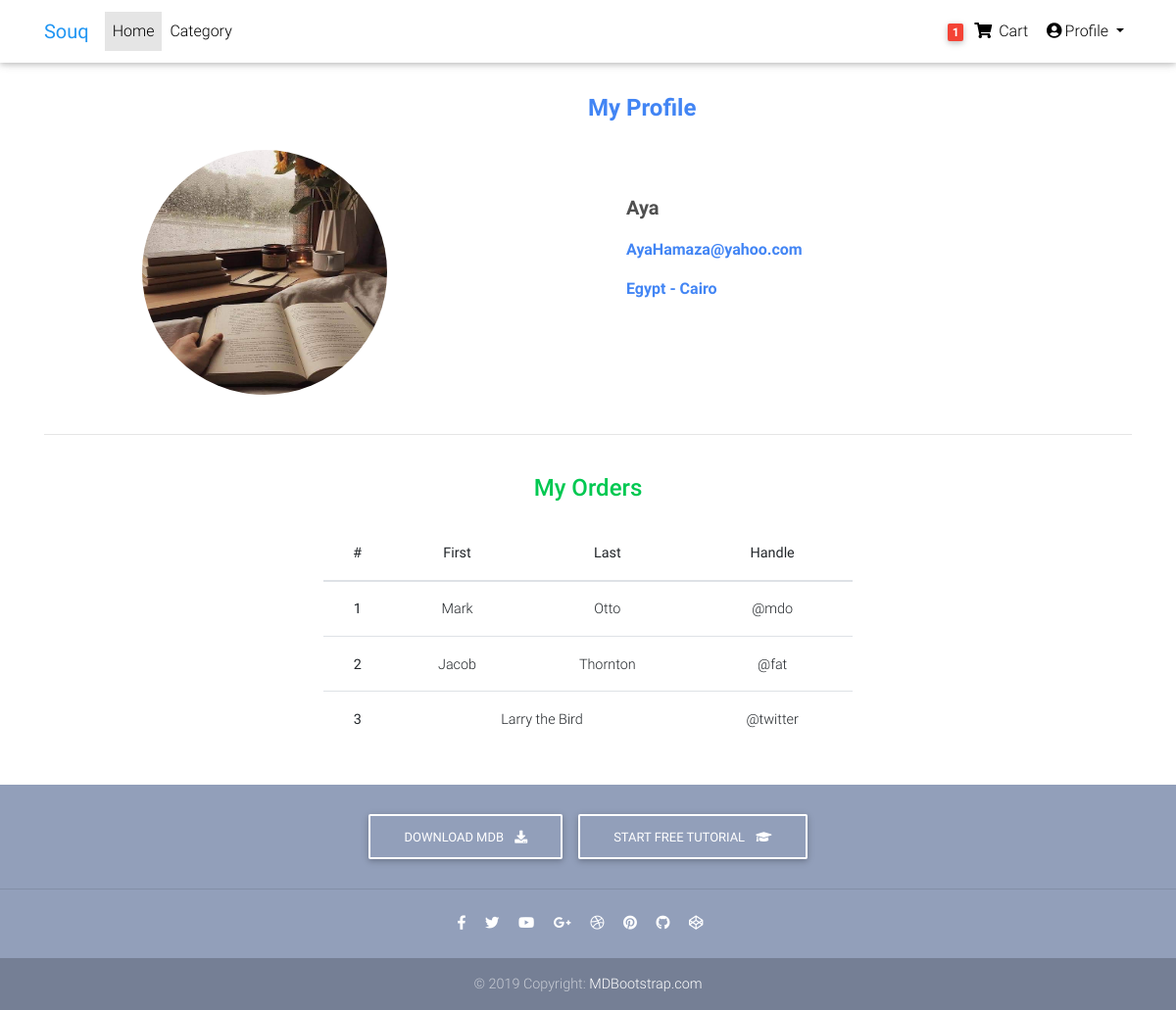
/accounts/profile/aya/ (signed in), run on the app's committed database.
### accounts/models.py (models this page shows, shortened)
class Profile(models.Model):
    user      = models.OneToOneField(User,on_delete=models.CASCADE,verbose_name=_("user"))
    slug      = models.SlugField(null=True,blank=True,verbose_name=_('slug'))
    image     = models.ImageField(_('image'),upload_to=image_upload,null=True,blank=True)
    country   = CountryField()
    address   = models.CharField(max_length=100,verbose_name=_("address"))
    join_date = models.DateTimeField(_('join_date'),default=datetime.datetime.now)
    class Meta:
        verbose_name = _('Profile')
        verbose_name_plural = _('Profiles')
    def __str__(self):
        return '%s ' %(self.user)
    def get_absolute_url(self):
        return reverse('accounts:edit_profile',kwargs={'slug':self.slug})

### accounts/views.py (the view)
# urls.py: path('profile/<slug:slug>/',views.profile,name='profile'),
@login_required(login_url='login')
def profile(request,slug):
    profile = get_object_or_404(Profile,slug=slug)
    context = {'profile':profile}
    return render(request,'accounts/profile.html',context)

### accounts/templates/accounts/profile.html (shortened to what this page needs)
{% extends 'base.html' %}
{% load static %}
{% block body %}
      <main class="mt-5 pt-4">
        <h4 style="margin-left: 600px; font-weight: bold; margin-top: 24px; " class="text-primary" >  My Profile </h4>
        <div class="container dark-grey-text mt-5">
          <div class="row wow fadeIn">
            <div class="col-md-6 mb-4">
              {% if profile.image %}
                <img src="{{profile.image.url}}" class="img-fluid rounded-circle" style="width: 250px; height:250px; margin-top: -20px; margin-left: 100px;">
              {% else %}
                <img src="{% static 'site_static/img/default_user.png' %}" class="img-fluid rounded-circle" style="width: 300px; height:300px;  margin-left: 100px;margin-top: -20px;" alt="">
              {% endif %}
            </div>
            <div class="col-md-6 mb-4">
              <div class="p-4">
                <p class="lead font-weight-bold">{{profile}}</p>
                <p class="lead">
                      <p class="text-primary" style="font-weight: bold;">{{profile.user.email}}</p>
                      <p class="text-primary" style="font-weight: bold;">{{profile.country.name}} - {{profile.address}}</p>
                </p>
              </div>
            </div>
          </div>
          <hr>
          <div class="row d-flex justify-content-center wow fadeIn">
            <div class="col-md-6 text-center">
              <h4 class="my-4 h4 text-success"> My Orders </h4>
              <table class="table table-hover">
                <thead>
                  <tr>
                    <th scope="col">#</th>
                    <th scope="col">First</th>
                    <th scope="col">Last</th>
                    <th scope="col">Handle</th>
                  </tr>
                </thead>
                <tbody>
                  <tr>
                    <th scope="row">1</th>
                    <td>Mark</td>
                    <td>Otto</td>
                    <td>@mdo</td>
                  </tr>
                  <tr>
                    <th scope="row">2</th>
                    <td>Jacob</td>
                    <td>Thornton</td>
                    <td>@fat</td>
                  </tr>
                  <tr>
                    <th scope="row">3</th>
                    <td colspan="2">Larry the Bird</td>
                    <td>@twitter</td>
                  </tr>
                </tbody>
              </table>
            </div>
          </div>
        </div>
      </main>
{% endblock body %}

### static/site_static/css/style.css (style rules this page uses)
html, body, .view { height: 100%; }

### templates/base.html (style rules this page uses)
html, body, header, .carousel { height: 60vh; }

### data on the page
Profile: image (picture), user.username "Aya", user.email "AyaHamaza@yahoo.com", country.name "Egypt", address "Cairo"
